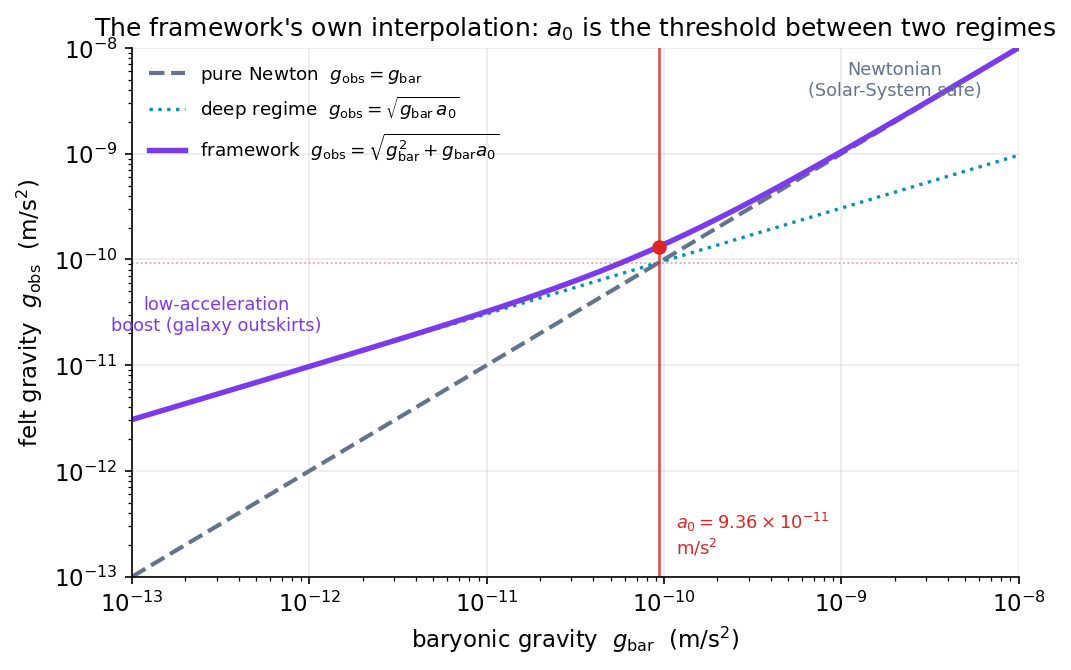

Generate this figure with Python:
import numpy as np, matplotlib
matplotlib.use("Agg")
import matplotlib.pyplot as plt
plt.rcParams.update({"figure.dpi":150,"savefig.dpi":150,"font.size":11,
    "axes.grid":True,"grid.alpha":0.25,"axes.spines.top":False,"axes.spines.right":False,
    "axes.titlesize":12,"figure.facecolor":"white","axes.facecolor":"white"})
C_FW="#7c3aed"; C_NEWTON="#64748b"; C_MOND="#0891b2"; C_DATA="#dc2626"

# a0 computed from the cosmos (Hat 1), not assumed
c   = 2.998e8
H0  = 67.4*1e3/3.086e22
OmL = 0.685
H_L = H0*np.sqrt(OmL)
Lam = 3.0*H_L**2/c**2
a0  = c**2*np.sqrt(Lam/(32*np.pi))     # 9.36e-11 m/s^2

# baryonic (Newtonian) gravity spanning weak to strong field
g_bar = np.logspace(-13, -8, 600)      # m/s^2
g_newton = g_bar                                       # pure Newton
g_obs    = np.sqrt(g_bar**2 + g_bar*a0)               # framework's dS-Unruh interpolation
g_deep   = np.sqrt(g_bar*a0)                          # deep-MOND asymptote

fig, ax = plt.subplots(figsize=(7.2,4.6))
ax.loglog(g_bar, g_newton, color=C_NEWTON, lw=2.0, ls="--", label="pure Newton  $g_{\\rm obs}=g_{\\rm bar}$")
ax.loglog(g_bar, g_deep,   color=C_MOND,  lw=1.6, ls=":",  label="deep regime  $g_{\\rm obs}=\\sqrt{g_{\\rm bar}\\,a_0}$")
ax.loglog(g_bar, g_obs,    color=C_FW,    lw=2.6,
          label=r"framework  $g_{\rm obs}=\sqrt{g_{\rm bar}^2+g_{\rm bar}a_0}$")

# mark the transition at g_bar = a0
ax.axvline(a0, color=C_DATA, lw=1.3, ls="-", alpha=0.8)
ax.axhline(a0, color=C_DATA, lw=0.8, ls=":", alpha=0.5)
ax.plot([a0],[np.sqrt(a0**2+a0*a0)], "o", color=C_DATA, ms=6, zorder=5)
ax.text(a0*1.25, 1.5e-13, r"$a_0=9.36\times10^{-11}$"+"\nm/s$^2$", color=C_DATA,
        fontsize=8.6, ha="left", va="bottom")

# regime annotations
ax.text(2e-9, 5e-9, "Newtonian\n(Solar-System safe)", color=C_NEWTON,
        fontsize=8.5, ha="center", va="center")
ax.text(3e-13, 3e-11, "low-acceleration\nboost (galaxy outskirts)", color=C_FW,
        fontsize=8.5, ha="center", va="center")

ax.set_xlim(1e-13, 1e-8); ax.set_ylim(1e-13, 1e-8)
ax.set_xlabel(r"baryonic gravity  $g_{\rm bar}$  (m/s$^2$)")
ax.set_ylabel(r"felt gravity  $g_{\rm obs}$  (m/s$^2$)")
ax.set_title("The framework's own interpolation: $a_0$ is the threshold between two regimes")
ax.legend(frameon=False, loc="upper left", fontsize=8.8)
fig.tight_layout(); fig.savefig("ch20_dsunruh_interpolation.png", bbox_inches="tight"); print("ok")
